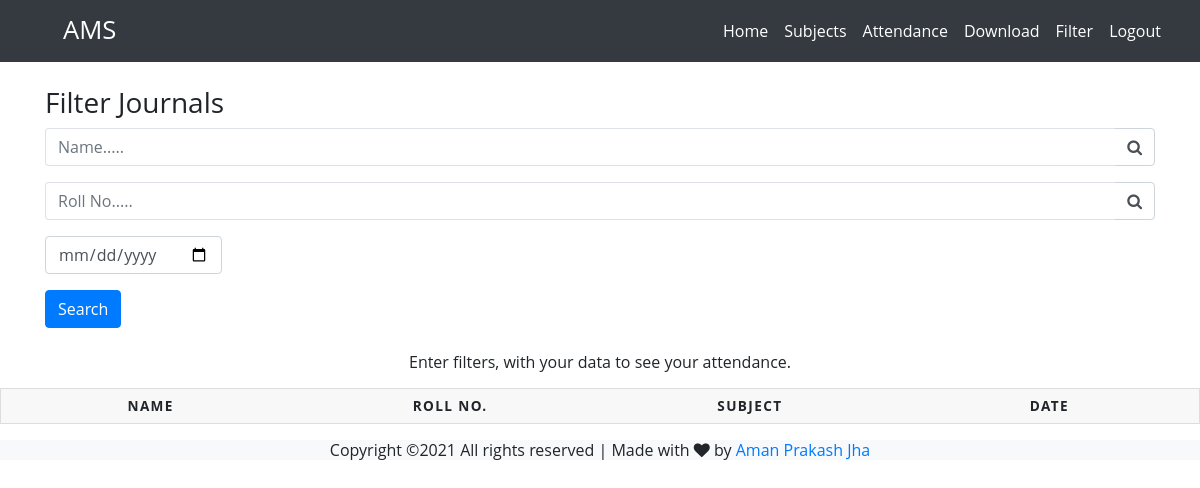
The app's page /filter/ (signed in), older data.
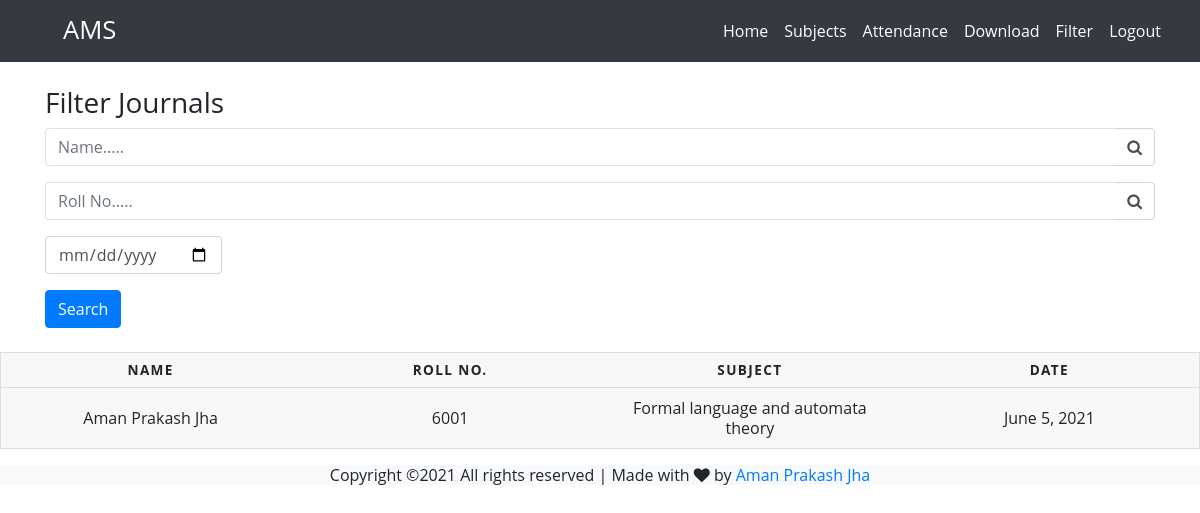
The same page, newer data.
### Home/models.py (models this page shows)
class attendance(models.Model):
    name = models.CharField(max_length=64,blank=False)
    roll = models.IntegerField(blank=False)
    date = models.DateField(auto_now_add=False,auto_now=False,blank=False,validators=[date_valid])
    sub = models.ForeignKey(subject,on_delete=models.SET_NULL,blank=True,null=True)
    """ def save(self, *args, **kwargs):
        if self.date is not datetime.date.today():
            raise ValidationError("The date has to be today!")
        super(Event, self).save(*args, **kwargs) """
    class Meta:
        ordering = ["-date","roll"]

class subject(models.Model):
    sub = models.CharField(max_length=64)
    def __str__(self):
        return self.sub

### Home/views.py (the view)
# urls.py: path('filter/',views.attendancefilter,name="filter"),
@login_required
def attendancefilter(request):
    qs=attendance.objects.all()
    nameq = request.GET.get('name')
    rollq = request.GET.get('roll')
    dateq = request.GET.get('date')
    if nameq != '' and nameq is not None:
        qs=qs.filter(name__startswith=nameq)
    if rollq != '' and rollq is not None:
        qs=qs.filter(roll=rollq)
    if dateq != '' and dateq is not None:
        qs=qs.filter(date=dateq)
    context = {
        'qs':qs,
        'nameq':nameq,
        'rollq':rollq,
        'dateq':dateq,
    }
    return render(request, 'home/attendance_filter.html',context)

### Home/templates/home/attendance_filter.html
{% extends 'home/base.html' %}
{% load static %}
{% block css %}
 <link rel="stylesheet" href="{% static 'css/styleindex.css'%}">
{% endblock %}
{% block content %}
<main role="main" class="container my-4">
    <h3>Filter Journals</h3>
    <form method="GET" action=".">
      <div class="form-row">
          <div class="form-group col-12">
              <div class="input-group">
                  <input class="form-control py-2 border-right-0 border" type="search" name="name" placeholder="Name....." {% if nameq is not None %}value="{{nameq}}"{% endif %}/>
                  <span class="input-group-append">
                      <div class="input-group-text bg-transparent">
                          <i class="fa fa-search"></i>
                      </div>
                  </span>
              </div>
          </div>
      </div>
      <div class="form-row">
        <div class="form-group col-12">
            <div class="input-group">
                <input class="form-control py-2 border-right-0 border" type="search" name="roll" placeholder="Roll No....." {% if rollq is not None %}value="{{rollq}}"{% endif %}/>
                <span class="input-group-append">
                    <div class="input-group-text bg-transparent">
                        <i class="fa fa-search"></i>
                    </div>
                </span>
            </div>
        </div>
    </div>
      <div class="form-row">
        <div class="form-group col-md-2 col-lg-2">
          <input type="date" class="form-control" id="publishDateMax" name="date" {% if dateq is not None %}value="{{dateq}}"{% endif %}>
        </div>
      </div>
      <button type="submit" class="btn btn-primary">Search</button>
    </form>
</main>
<table class="index my-3">
    <thead>
      <tr>
        <th scope="col">Name</th>
        <th scope="col">Roll no.</th>
        <th scope="col">Subject</th>
        <th scope="col">Date</th>
      </tr>
    </thead>
    <tbody>
        {% for q in qs %}
      <tr>
        <td data-label="Student name">{{q.name}}</td>
        <td data-label="Roll no.">{{q.roll}}</td>
        <td data-label="Subject">{{q.sub}}</td>
        <td data-label="Date">{{q.date}}</td>
      </tr>
      {% empty %}
      <div class="text-center">
        Enter filters, with your data to see your attendance.
      </div>
      {% endfor %}
    </tbody>
</table>
{% endblock %}

### Home/templates/home/base.html (shortened to what this page needs)
<!DOCTYPE html>
<html lang='en'>
    <head>
        {% load static %}
        <link rel="stylesheet" href="https://maxcdn.bootstrapcdn.com/bootstrap/4.3.1/css/bootstrap.min.css">
        <link rel="stylesheet" href="{%static '/css/stylebase.css' %}">
        <link rel="stylesheet" href="https://maxcdn.bootstrapcdn.com/font-awesome/4.4.0/css/font-awesome.min.css">
        {% block css %}
        {% endblock %}
    </head>
    <body>
        <section id="navigation">
            <nav class="navbar navbar-expand-sm bg-dark navbar-dark">
                <div class="container-fluid">
                    <a class="navbar-brand" href="#">
                        <h2 class="text-white"><small><a href="{% url 'index' %}" style="color:#FFF; text-decoration: none;">AMS</a></small></h2>
                    </a>
                    <div class="collapse navbar-collapse justify-content-end align-items-center" id="navbarContent">
                        <ul class="navbar-nav">
                            <li class="nav-item"><a class="nav-link active" href="{% url 'index' %}">Home</a></li>
                            <li class="nav-item"><a class="nav-link active" href="{% url 'subject' %}">Subjects</a></li>
                            {% if user.is_authenticated %}
                            <li class="nav-item"><a class="nav-link active" href="{% url 'attend' %}">Attendance</a></li>
                            {% else %}
                            <li class="nav-item"><a class="nav-link active" href="{% url 'login' %}">Attendance</a></li>
                            {% endif %}
                            {% if user.is_superuser %}
                            <li class="nav-item"><a class="nav-link active" href="{% url 'download' %}">Download</a></li>
                            {% endif %}
                            {% if user.is_authenticated %}
                            <li class="nav-item"><a class="nav-link active" href="{% url 'filter' %}">Filter</a></li>
                            <li class="nav-item"><a class="nav-link active" href="{% url 'logout' %}">Logout</a></li>
                            {% endif %}
                        </ul>
                    </div>
                </div>
            </nav>
        </section>
            {% block content %}
            {% endblock %}
        <footer class="ftco-section ftco-section-2 bg-light">
            <div class="col-md-12 text-center">
                <p class="mb-0">
                Copyright &copy; All rights reserved | Made with <i class="fa fa-heart" aria-hidden="true"></i> by <a href="https://github.com/amanjha8100" target="_blank">Aman Prakash Jha</a>
                </p>
            </div>
        </footer>
    </body>
</html>

### static/css/styleindex.css (style rules this page uses)
body { font-family: "Open Sans", sans-serif; line-height: 1.25; }
table.index { border: 1px solid #ccc; border-collapse: collapse; margin: 0; padding: 0; width: 100%; table-layout: fixed; }
table.index tr { background-color: #f8f8f8; border: 1px solid #ddd; padding: .35em; }
table.index th, table.index td { padding: .625em; text-align: center; }
table.index th { font-size: .85em; letter-spacing: .1em; text-transform: uppercase; }

Row changes from the older to the newer data that the page shows:
added attendance: name "Aman Prakash Jha", roll "6001", sub "Formal language and automata theory", date "June 5, 2021"
Text that changed along with them:
text no longer shown: "Enter filters, with your data to see your attendance."
